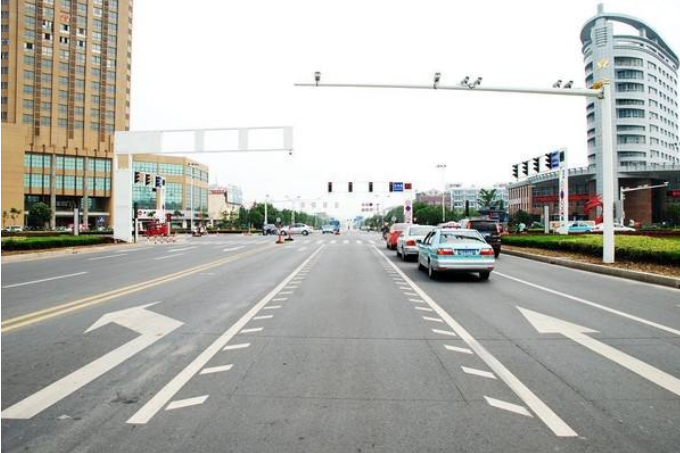
#> input picture opencv4-python/chedao.png, 680 x 453 px, found by its file name
$ python '25_Hoff Linear Inspection.py'
#> lines starting #> are read from the running program, lines starting #| are printed output that depends on the picture; after the words box and inside, x2 and y2 are one past the last pixel; in counts of white or black regions, pixels touching at a corner belong together
import cv2 as cv
import numpy as np
path = path = r'D:\Laboratory\Study\Computer Vision\opencv4-python\chedao.png'
img = cv.imread(cv.samples.findFile(path))
#> img is the input picture: shape (453, 680, 3); mean B, G, R 173.1, 178.7, 178.6
gray = cv.cvtColor(img,cv.COLOR_BGR2GRAY)      #灰度化
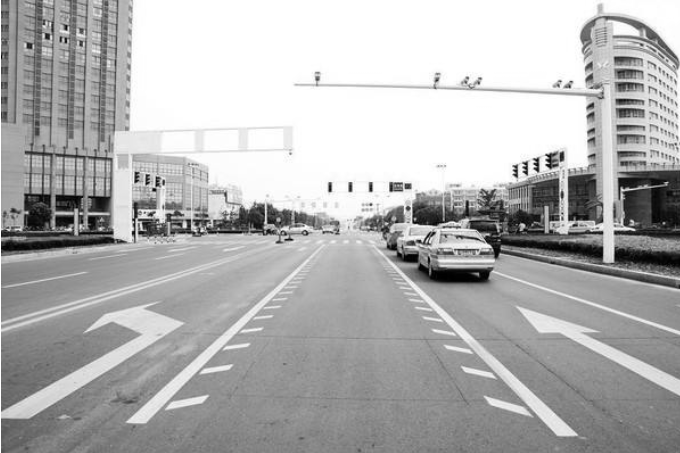
#> gray: shape (453, 680); min 0, max 255, mean 178
edges = cv.Canny(gray,50,150,apertureSize = 3)  #canny边缘检测
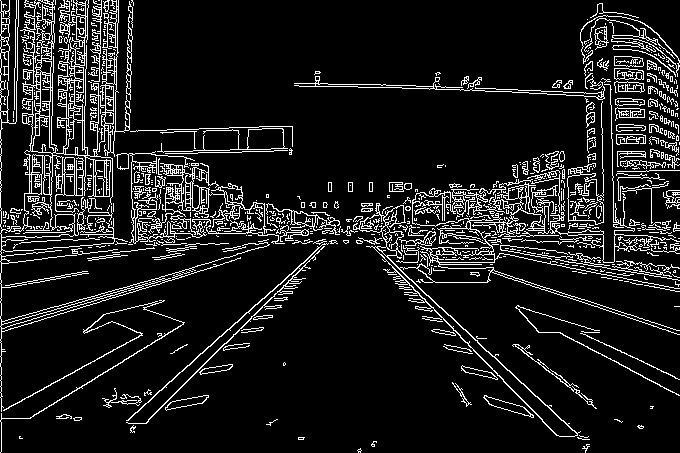
#> edges: shape (453, 680); 10.7% white in thin lines or dots
lines = cv.HoughLines(edges,1,np.pi/180,200)   #图片，步长，角度，阈值分割的低值
#> lines = 106 rows, first 8: [1, 0], [-76, 2.32], [313, 1.31], [310, 1.29], [228, 1.57], [255, 1.47], [317, 1.27], [397, 0.838]
for line in lines:
    rho,theta = line[0]
    a = np.cos(theta)
    b = np.sin(theta)
    x0 = a*rho
    y0 = b*rho
    x1 = int(x0 + 1000*(-b))
    y1 = int(y0 + 1000*(a))
    x2 = int(x0 - 1000*(-b))
    y2 = int(y0 - 1000*(a))
    cv.line(img,(x1,y1),(x2,y2),(0,0,255),2)
    cv.imshow('img',img)
#> this loop made 106 passes
#> (rho, theta, a, b, x0, y0, x1, y1) on passes 1 to 12: (1, 0, 1, 0, 1, 0, 1, 1000), (-76, 2.32, -0.682, 0.731, 51.83, -55.58, -679, -737), (313, 1.31, 0.259, 0.966, 81.01, 302.3, -884, 561), (310, 1.29, 0.276, 0.961, 85.45, 298, -875, 573), (228, 1.57, -4.37e-08, 1, -9.97e-06, 228, -1000, 227), (255, 1.47, 0.105, 0.995, 26.65, 253.6, -967, 358), (317, 1.27, 0.292, 0.956, 92.68, 303.1, -863, 595), (397, 0.838, 0.669, 0.743, 265.6, 295, -477, 964), (107, 1.88, -0.309, 0.951, -33.06, 101.8, -984, -207), (236, 1.55, 0.0175, 1, 4.12, 236, -995, 253), (402, 0.785, 0.707, 0.707, 284.3, 284.3, -422, 991), (312, 1.27, 0.292, 0.956, 91.22, 298.4, -865, 590)
#> pass 1, `cv.imshow('img',img)`:
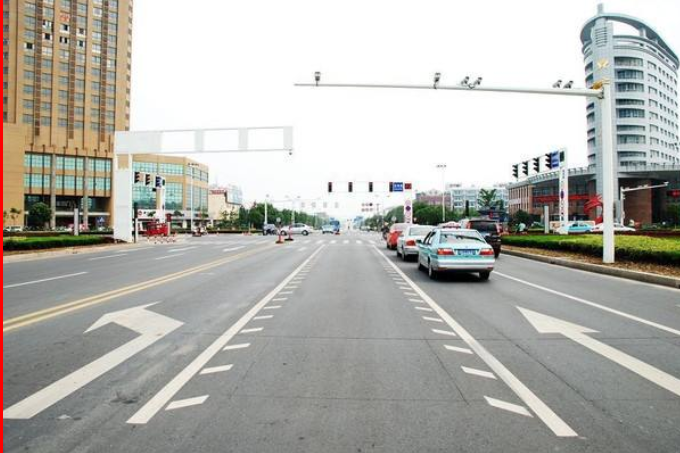
#> window 'img': shape (453, 680, 3); mean B, G, R 172.4, 178, 179
#> after the loop:
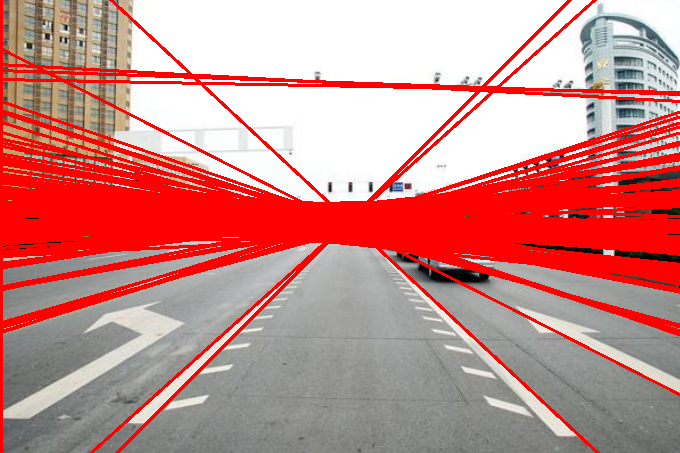
#> img: shape (453, 680, 3); mean B, G, R 137.4, 140.1, 203.6
# cv.imwrite('D:/Laboratory/Study/Computer Vision/opencv4-python/r.png', img_rgb)

#%%概率霍夫变换
import cv2 as cv
import numpy as np
path = path = r'D:\Laboratory\Study\Computer Vision\opencv4-python\chedao.png'
img = cv.imread(cv.samples.findFile(path))
gray = cv.cvtColor(img,cv.COLOR_BGR2GRAY)      #灰度化
edges = cv.Canny(gray,50,150,apertureSize = 3)  #canny边缘检测
#maxLineGap：断点像个像素
lines = cv.HoughLinesP(edges,1,np.pi/180,100,minLineLength=100,maxLineGap=10)
#> lines = 74 rows, first 6: [1, 191, 1, 1], [143, 282, 361, 216], [335, 234, 653, 149], [430, 252, 668, 330], [193, 217, 294, 219], [1, 325, 190, 270]
for line in lines:
    x1,y1,x2,y2 = line[0]
    cv.line(img,(x1,y1),(x2,y2),(0,255,0),2)
    cv.imshow('img',img)
#> this loop made 74 passes
#> line on passes 26 to 37: [[347, 228, 637, 151]], [[430, 212, 617, 179]], [[53, 313, 195, 270]], [[0, 226, 103, 226]], [[0, 48, 129, 114]], [[404, 202, 542, 198]], [[457, 215, 625, 197]], [[152, 219, 285, 226]], [[140, 226, 248, 229]], [[463, 208, 568, 211]], [[131, 178, 242, 198]], [[506, 245, 669, 268]]
#> pass 1, `cv.imshow('img',img)`:
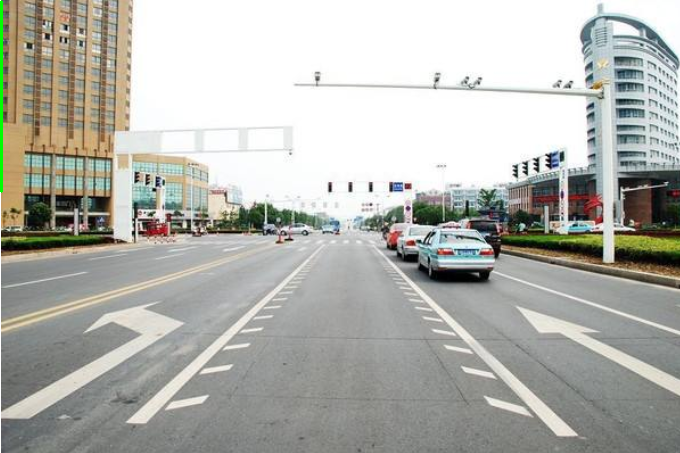
#> window 'img': shape (453, 680, 3); mean B, G, R 172.8, 178.9, 178.3
#> pass 2, `cv.imshow('img',img)`:
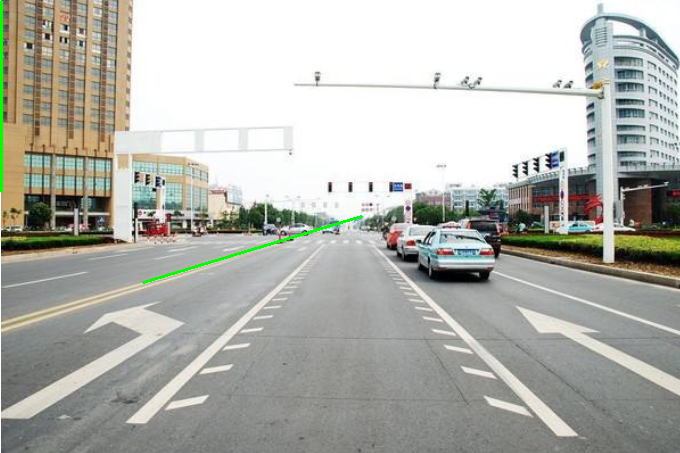
#> window 'img': shape (453, 680, 3); mean B, G, R 172.5, 179.1, 177.9
#> after the loop:
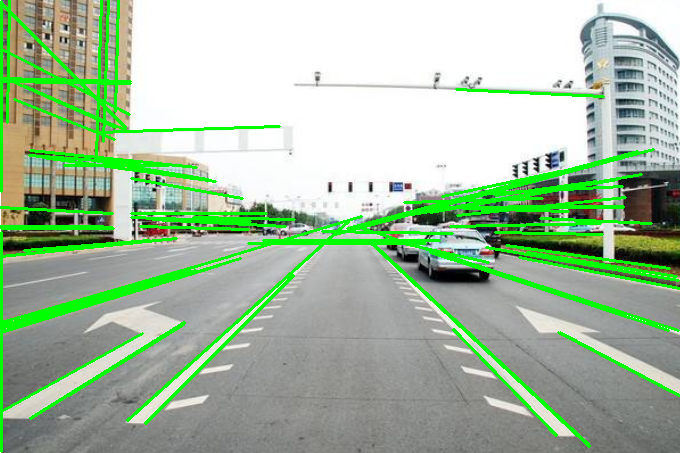
#> img: shape (453, 680, 3); 9.69% of pixels changed, all inside (x1, y1, x2, y2) = (0, 0, 680, 453)
# cv.imwrite('houghlines5.jpg',img)

$ run again, with opencv4-python/333.png copied over opencv4-python/chedao.png
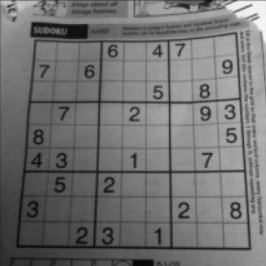
#> input picture opencv4-python/333.png, 266 x 266 px, found by its file name
#> img is the input picture: shape (266, 266, 3); min 3, max 252, mean 113.6
#> `edges = cv.Canny(gray,50,150,apertureSize = 3)`:
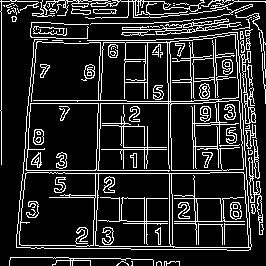
#> edges: shape (266, 266); 15.7% white in thin lines or dots
#> `lines = cv.HoughLines(edges,1,np.pi/180,200)`: lines = [[170, 1.57]]
#> the loop `for line in lines:` made 1 pass
#> (rho, theta, a, b, x0, y0, x1, y1) on pass 1: (170, 1.57, -4.37e-08, 1, -7.43e-06, 170, -1000, 169)
#> `lines = cv.HoughLinesP(edges,1,np.pi/180,100,minLineLength=100,maxLine..`: lines = 22 rows, first 6: [23, 170, 228, 170], [28, 103, 202, 103], [213, 1, 219, 132], [49, 173, 209, 173], [1, 164, 1, 0], [171, 138, 173, 249]
#> the loop `for line in lines:` made 22 passes
#> after the loop `for line in lines:`:
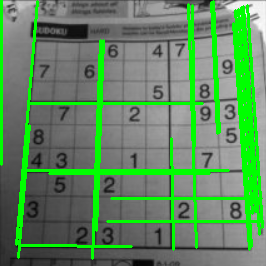
#> img: shape (266, 266, 3); 15.97% of pixels changed, all inside (x1, y1, x2, y2) = (0, 0, 264, 260)
